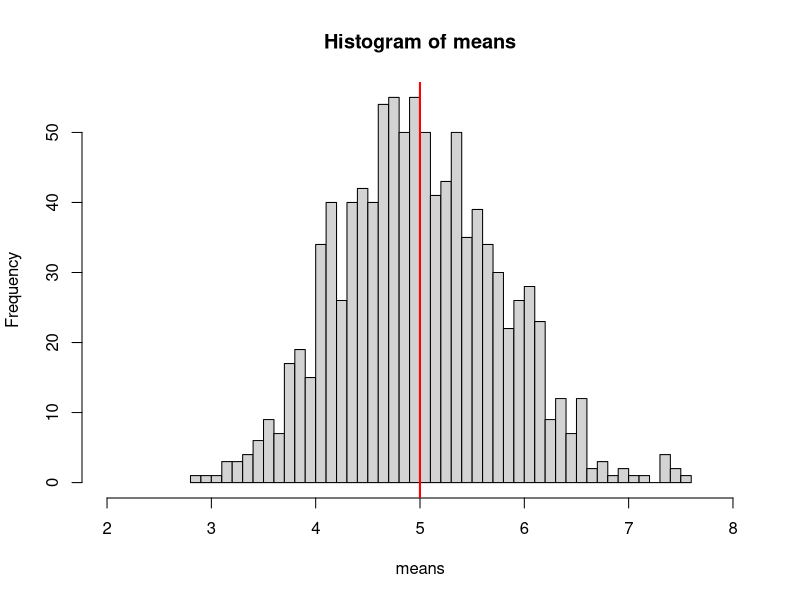
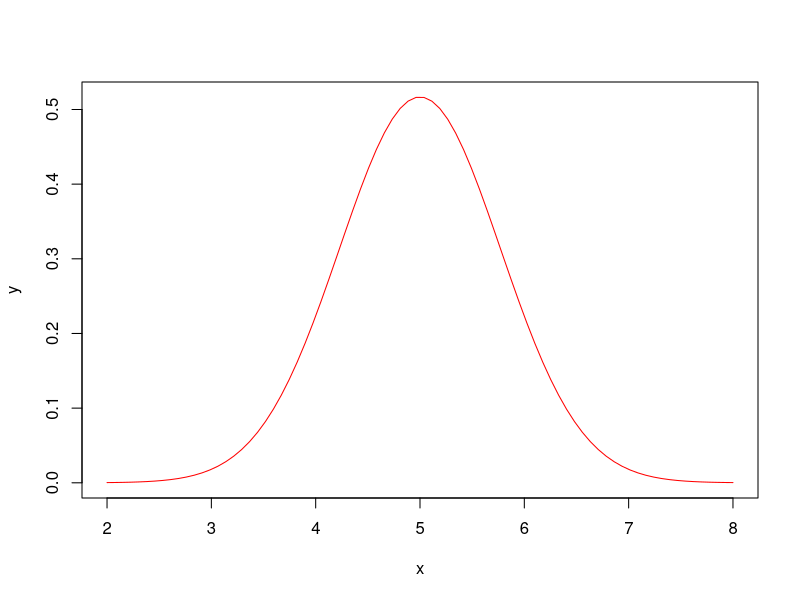

Write the R code that produced these figures, in order. (Note: this script raises an error after producing the figures.)
## ---- chunk 1
set.seed(19930319)
lambda <- 0.2; n <- 40;
means = NULL
for (i in 1:1000) means = c(means, mean(rexp(n,lambda)))
hist(means,breaks=50,xlim=c(2,8))

mean(means)
abline(v=mean(means),col="red",lwd="2")

## ---- chunk 2
a1 <- lambda^-1
theoretical_mean <- a1
b1 <- mean(means)
sample_mean <- b1
table(theoretical_mean,sample_mean)

## ---- chunk 3
a2 <- (1/lambda)^2/n
theoretical_var <- a2
b2 <- var(means)
sample_var <- b2
table(theoretical_var,sample_var)

## ---- chunk 4
x <- seq(2,8,length=2*n)
y <- dnorm(x,mean(means),sd(means))
plot(x,y,type = "l",col="red")



dataset <- matrix(rexp(n*1000,lambda),1000)
RowMeans <- apply(dataset, 1, mean)
df <- data.frame(RowMeans)

g <- ggplot(df,aes(x=RowMeans))
g <- g + geom_histogram(bins=50,binwidth = lambda,color="yellow",aes(y=..density..))
g <- g + geom_vline(xintercept = sample_mean,size=1.0,color="red")
g <- g + stat_function(fun = dnorm,args=list(mean=sample_mean,sd=sample_var),color="blue",size=1)
g <- g + stat_function(fun = dnorm,args=list(mean=theoretical_mean,sd=theoretical_var),color="pink",size=1)
g
